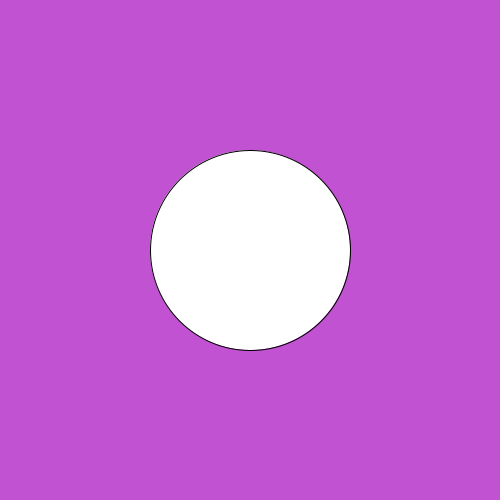
Frame 1 (no input)
Frame 60 (the mouse pressed at the canvas centre just before this capture): identical to frame 1, image omitted
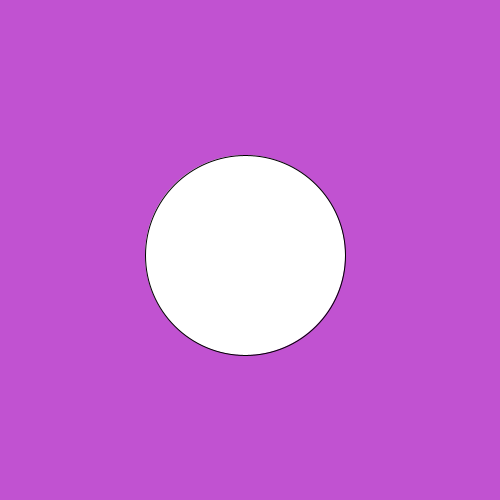
Frame 120 (the mouse held since frame 60 and released just before this capture)

The Processing sketch that drew these frames (run headless with seeded random() and noise(); from frame 60 on, the mouse is pressed at the canvas centre):

// Processing sketch: SlipperyDot
// ── SlipperyDot.pde
// 4. create three integer variables to  
    //    represent the x, y, and the size of the ellipse
    int x = 250;
    int y = 250;
    int size = 200;
    
    
    void setup() {
      //1. set the size of your sketch
    size(500,500);
    }
    
    void draw() {
      //2. set the background color of your sketch
      background(193,82,209);
      //3. draw an ellipse. Make sure it fits in the window.
      ellipse(x,y,size,size);
      //5. use the variables created in step 4 in place of the numbers
      //   in your ellipse
    
    }
    
    void mousePressed() {
      //6a. create an integer variable called distance
      int distance;
      //6b. use the getDistance method to initialize your varible
      distance = getDistance(mouseX,mouseY, x,y);
      //    use the mouse's x and y and the x and y of your ellipse 
     
      //7. print the distance variable
    print(distance);
      
      //8a. make an if statement to check if the distance variable
      //   is within the size of the ellipse
      if(distance < size){
        x=x-5;
        y=y-5+10;

      }
        //8b.  set the x and y of the ellipse to a random location on the window
       
      
    }
    
    int getDistance(int x1, int y1, int x2, int y2) {
      return (int)Math.sqrt(Math.pow((x1-x2),2) + Math.pow((y1-y2),2));
    }
